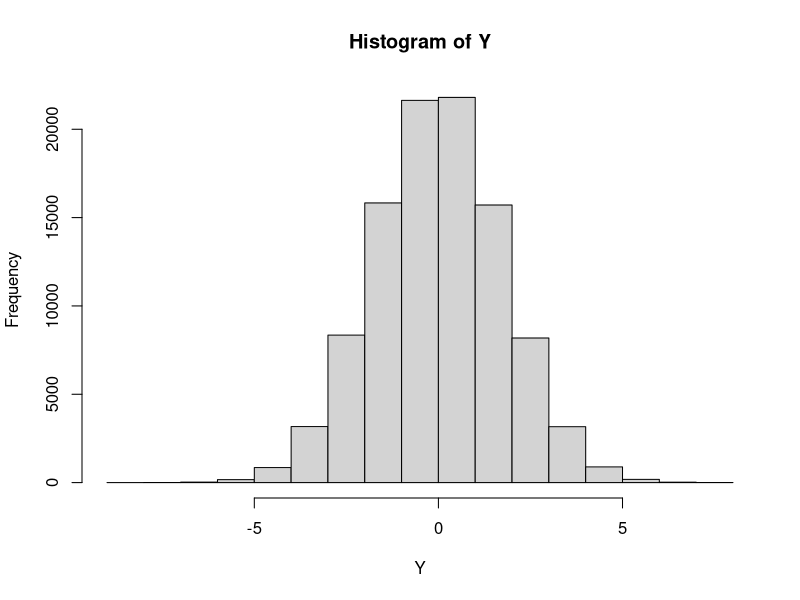

Write the R code that produced this figure. (Note: this script raises an error after producing the figure.)
N=100000; P=2; pi=0.5; sim_index=1; seed=9; mechanism="MNAR"

save_toy_data = function(N=100000, P=2, pi=0.5, sim_index=1, seed=9, mechanism="MNAR"){
  save.dir = sprintf("toy_data/%s",mechanism)
  
  # Simulate X
  set.seed(seed)
  X = matrix(rnorm(N*P,mean=4,sd=1), nrow=N, ncol=P)
  
  # Simulate y from X --> y = Xb + e
  beta0 = 0
  betas = c(-1,1)   # effect sizes -1 and 1 test case. Must be of length P
  e = rnorm(N,0,1)
  Y = beta0 + X %*% betas + e
  hist(Y)
  #y2 = rnorm(N*P, X%*%betas, 1)  # distrib of y and y2 should be equivalent
  #hist(y2)
  
  # Simulate R from X
  phis = c(-2,2)
  
  simulate_missing = function(data,miss_cols,ref_cols,pi,
                              phis,phi_z,classes,
                              scheme,mechanism,sim_index=1,fmodel="S", Z=NULL){
    #sim_index=1 unless otherwise specified
    n=nrow(data)
    # function s.t. expected proportion of nonmissing (Missing=1) is p. let p=1-p_miss
    find_int = function(p,beta) {
      # Define a path through parameter space
      f = function(t){
        sapply(t, function(y) mean(1 / (1 + exp(-y -x %*% phi))))
      }
      alpha <- uniroot(function(t) f(t) - p, c(-1e6, 1e6), tol = .Machine$double.eps^0.5)$root
      return(alpha)
    }
    inv_logit = function(x){
      return(1/(1+exp(-x)))
    }
    logit = function(x){
      if(x<=0 | x>=1){stop('x must be in (0,1)')}
      return(log(x/(1-x)))
    }
    
    Missing = matrix(1,nrow=nrow(data),ncol=ncol(data))
    prob_Missing = matrix(1,nrow=nrow(data),ncol=ncol(data))
    params=list()
    for(j in 1:length(miss_cols)){
      # specifying missingness model covariates
      if(mechanism=="MCAR"){
        x <- matrix(rep(0,n),ncol=1) # for MCAR: no covariate (same as having 0 for all samples)
        phi=0                       # for MCAR: no effect of covariates on missingness (x is 0 so phi doesn't matter)
      }else if(mechanism=="MAR"){
        if(scheme=="UV"){
          x <- matrix(data[,ref_cols[j]],ncol=1)             # missingness dep on just the corresponding ref column (randomly paired)
          phi=phis[ref_cols[j]]
        }else if(scheme=="MV"){
          # check if missing column in ref. col: this would be MNAR (stop computation)
          if(any(ref_cols %in% miss_cols)){stop(sprintf("missing cols in reference. is this intended? this is MNAR not MAR."))}
          x <- matrix(data[,ref_cols],ncol=length(ref_cols)) # missingness dep on all ref columns
          phi=phis[ref_cols]
        }
      }else if(mechanism=="MNAR"){
        if(fmodel=="S"){
          # Selection Model
          if(scheme=="UV"){
            # MISSINGNESS OF EACH MISS COL IS ITS OWN PREDICTOR
            x <- matrix(data[,miss_cols[j]],ncol=1) # just the corresponding ref column
            phi=phis[miss_cols[j]]
          }else if(scheme=="MV"){
            # check if missing column not in ref col. this might be MAR if missingness not dep on any other missing data
            if(all(!(ref_cols %in% miss_cols))){warning(sprintf("no missing cols in reference. is this intended? this might be MAR not MNAR"))}
            x <- matrix(data[,ref_cols],ncol=length(ref_cols)) # all ref columns
            phi=phis[ref_cols]         # in MNAR --> ref_cols can overlap with miss_cols (dependent on missingness)
            
            # address when miss_cols/ref_cols/phis are not null (i.e. want to induce missingness on col 2 & 5 based on cols 1, 3, & 4)
          }
        } else if(fmodel=="PM"){
          x <- Z
          phi = phi_z # phis should be length Z
        }
      }
      alph <- sapply(pi, function(y)find_int(y,phi))
      mod = alph + x%*%phi
      
      # Pr(Missing_i = 1)
      probs = inv_logit(mod)
      prob_Missing[,miss_cols[j]] = probs
      
      # set seed for each column for reproducibility, but still different across columns
      set.seed(j+(sim_index-1)*length(miss_cols))
      Missing[,miss_cols[j]] = rbinom(n,1,probs)
      
      params[[j]]=list(phi0=alph, phi=phi, miss=miss_cols[j], ref=ref_cols[j], scheme=scheme)
    }
    
    return(list(Missing=Missing,
                probs=prob_Missing,params=params))
  }
  
  fit_missing = simulate_missing(data = X, miss_cols = 1, ref_cols = 2, pi = pi,
                                 phis = phis, phi_z=NULL, classes=NULL, scheme="UV",
                                 mechanism=mechanism, sim_index=sim_index, fmodel="S", Z=NULL)
  
  R = fit_missing$Missing
  pR = fit_missing$probs
  
  ## Test
  # fit = glm(Y~X)
  # summary(fit)
  # X0 = X; X0[R==0]=0
  # fit0 = glm(Y~X0)
  # summary(fit0)
  
  ratios=c(train = .6, test = .2, valid = .2)
  set.seed(333)
  g = sample(cut(
    seq(nrow(X)), 
    nrow(X)*cumsum(c(0,ratios)),
    labels = names(ratios)
  ))
  Xs = split(data.frame(X), g)        # split by $train, $test, and $valid
  Ys = split(data.frame(Y), g)        # split by $train, $test, and $valid
  Rs = split(data.frame(R), g)
  
  write.csv(Xs$train,file=sprintf("%s/trainX.csv",save.dir),row.names = F)
  write.csv(Ys$train,file=sprintf("%s/trainY.csv",save.dir),row.names = F)
  write.csv(Rs$train,file=sprintf("%s/trainR.csv",save.dir),row.names = F)
  write.csv(Xs$valid,file=sprintf("%s/validX.csv",save.dir),row.names = F)
  write.csv(Ys$valid,file=sprintf("%s/validY.csv",save.dir),row.names = F)
  write.csv(Rs$valid,file=sprintf("%s/validR.csv",save.dir),row.names = F)
  write.csv(Xs$test,file=sprintf("%s/testX.csv",save.dir),row.names = F)
  write.csv(Ys$test,file=sprintf("%s/testY.csv",save.dir),row.names = F)
  write.csv(Rs$test,file=sprintf("%s/testR.csv",save.dir),row.names = F)
  
  params = list(phis=phis,
                beta0=beta0,
                betas=betas,
                e=e,
                N=N,P=P,pi=pi,sim_index=sim_index,seed=seed,mechanism=mechanism)
  save(list=c("X","Y","R","pR","g","params"),file=sprintf("%s/sim_params.RData",save.dir))
}

save_toy_data(mechanism="MCAR"); save_toy_data(mechanism="MAR"); save_toy_data(mechanism="MNAR")
## High level overview of architecture:
# NN1: Input Xo and Xm=0, Output: Xo and Xm'
# NN2: Input Xo and Xm', Output: Y
# NN3: Input Xo and Xm', Output: R
## ELBO: No KL(q(Z)|p(Z)) term.
## Need to derive new ELBO? need to include y here
# \log p(x,r) = \log \int p(xo, xm, r) d(xm) = \log \int{ p(xo, xm, r) q(xm)/q(xm) } = \log E_q(xm)[p(xo,xm,r)/q(xm)]
# >= E_q(xm) \log {p(xo,xm,r)/q(xm)}
## log p(y,r|x ) = 

## Perhaps easier to split by case:
# Case 1: Missing response y (bios 773, slide 279, take out random effects Z)
# Case 2: Missing covariate x (bios 773, slide 357, take out random effects Z)
# Case 3: Missing both (maybe?) (bios 773, slide 357, take out random effects Z)
